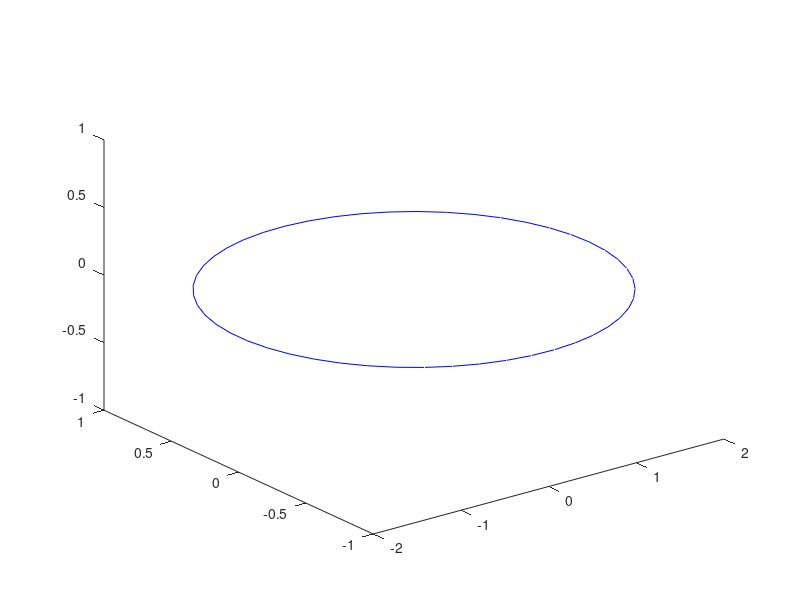

The MATLAB source for this figure:
% TODO: documentation on top
% TODO: support variations on the way it can be callled:
% 
function varargout = ellipse3(N, a,b, C, u,v)
    
    if nargin > 6 || nargout > 2
        error('ellipse:nargerror',...
            'ELLIPSE accepts maximum 6 input arguments, and 3 output aguments.');
    end
    
    % Set default values for omitted arguments   
    if nargin < 6 || isempty(v)
        v = [0; 1; 0]; end
    if nargin < 5 || isempty(u)
        u = [1; 0; 0]; end
    if nargin < 4 || isempty(C)
        C = [0; 0; 0]; end
    if nargin < 3 || isempty(b)
        b = 1; end
    if nargin < 2 || isempty(a)
        a = 2; end
    if nargin < 1 || isempty(N)
        N = 50; end
         
    
    % Only vector input
    if ~isnumeric(N) || ~isvector(N) || round(N)~=N || N < 4
        error('ellipse:N_error',...
            'Input argument N must be a scalar integer, greater than 3.');
    end
    
    % Semimajor axis must be a scalar
    if ~isnumeric(a) || ~isscalar(a)
        error('ellipse:nonscalar_semimajor',...
            'The semi-major axis ''a'' must be a scalar.');
    end
    
    % Semiminor axis must be a scalar
    if ~isnumeric(b) || ~isscalar(b)
        error('ellipse:nonscalar_radius',...
            'The semi-minor axis ''b'' must be a scalar.');
    end
    
    % Circle center must be a 3D vector
    if ~isnumeric(C) || ~isvector(C) || numel(C) ~= 3
        error('ellipse:nonvector_offset',...
            'Input argument ''C'' must be a 3D vector.');
    end
    
    % Basis vectors must be 3D vectors
    if ~isnumeric(u) || ~isvector(u) || numel(u) ~= 3 || ...
       ~isnumeric(v) || ~isvector(v) || numel(v) ~= 3
        error('ellipse:nonvector_basevectors',...
            'Input arguments ''u'' and ''v'' must be 3D vectors.');
    end
    
    C = C(:);
    u = u(:)/norm(u);
    v = v(:)/norm(v);
    
    % Basis vectors must form a valid basis
    if abs(u.'*v) > sqrt(eps)
        error('ellipse:invalid_basis',...
            'Input arguments ''u'' and ''v'' do not form a valid basis.');
    end     
                
    % compute all points on the ellipse
    t = linspace(0, 2*pi, N);
    ell = bsxfun(@plus, C, ...
        bsxfun(@times, a*u, cos(t)) + bsxfun(@times, b*v, sin(t)));
       
    % make plot when called without output
    if nargout == 0
        plot3(ell(1,:),ell(2,:),ell(3,:), 'b-');    
        
    % Distribute points over output arguments otherwise
    else        
        varargout{1} = ell(1,:).';
        varargout{2} = ell(2,:).';       
        varargout{3} = ell(3,:).';       
    end
    
end % function ellipse


